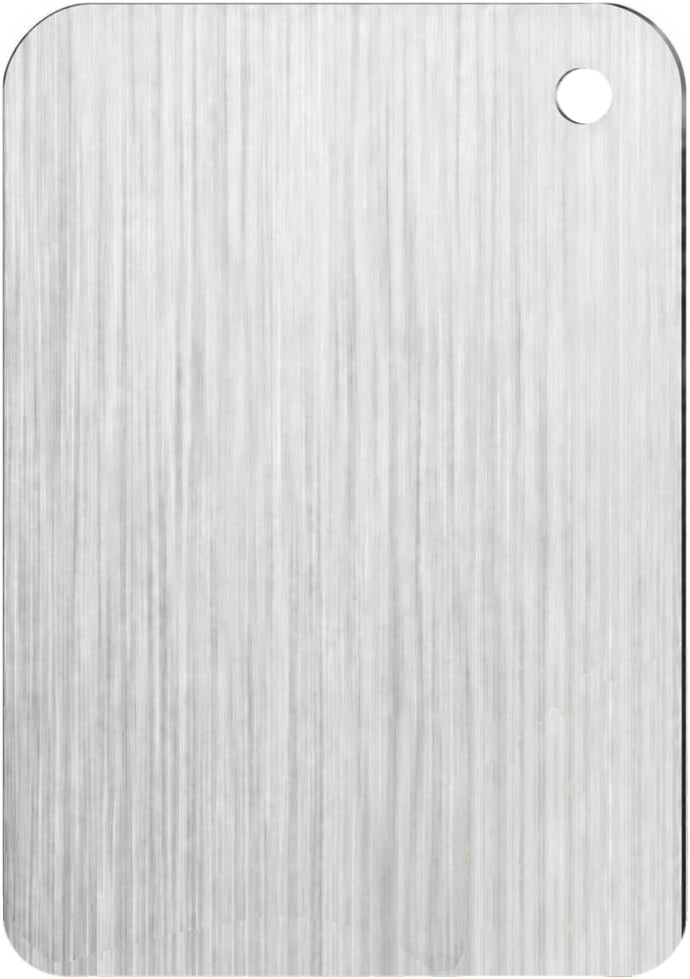
#> input picture campaign/katori-titanium/source/campaign-s/assets/board_cutout.png, 690 x 979 px, found by its file name
$ python make_size_boards.py ../campaign-s/assets/board_cutout.png
#> lines starting #> are read from the running program, lines starting #| are printed output that depends on the picture
"""Build true-proportion board cut-outs for each size from the real board's brushed texture.

Sizes from the Amazon listing (B0HJR2HCQC):
  S  = 8 x 11.5 in, round hanging hole        (the real cut-out is used as-is)
  L  = 9 x 13.5 in, rectangular handle slot
  XL = 11 x 15.5 in, rectangular handle slot
  XXL = 12 x 18 in (listing B0HFC5JFW7), rectangular handle slot like L/XL
All boards are written at the same scale (PPI px per inch) so they compare correctly.

Usage: make_size_boards.py <assets_dir>   (expects board_cutout.png from cutout_board.py)
"""
import sys
import numpy as np
from PIL import Image, ImageDraw, ImageFilter

A = sys.argv[1]
PPI = 80
S_IN = (8.0, 11.5)

s_cut = Image.open(f"{A}/board_cutout.png").convert("RGBA")
#> s_cut is the input picture: PIL image 690x979 RGBA; mean R, G, B, A 215.3, 215.1, 214.9, 249.1
# S at common scale
s_w, s_h = round(S_IN[0] * PPI), round(S_IN[1] * PPI)
s_img = s_cut.resize((s_w, s_h), Image.LANCZOS)
a = s_img.getchannel("A").filter(ImageFilter.MinFilter(5)).filter(ImageFilter.GaussianBlur(0.8))  # drop white fringe
s_img.putalpha(a)
s_img.save(f"{A}/board_S.png")

# clean texture region of the real board (no hole, no edges): x 25-655, y 140-950 of the cut-out
tex = np.array(s_cut.convert("RGB"))[140:950, 25:655]
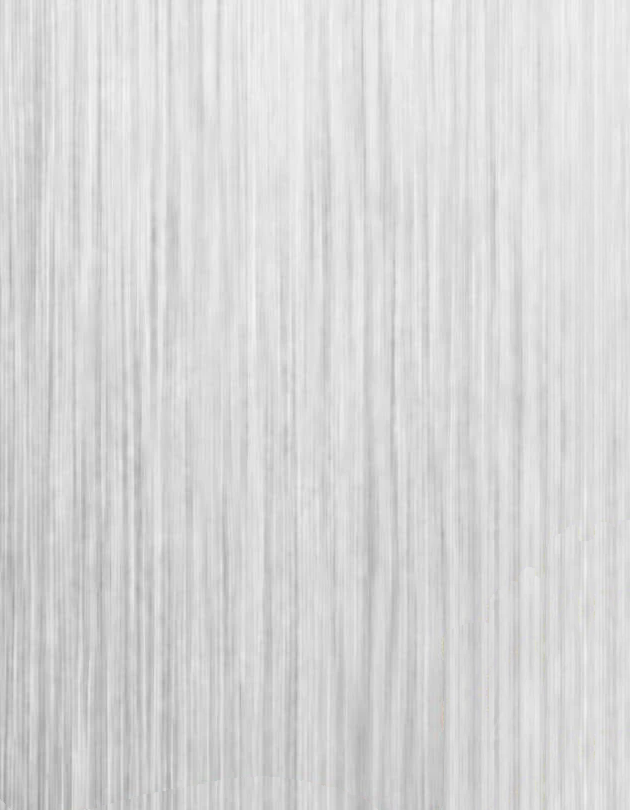
#> tex: shape (810, 630, 3); mean R, G, B 215.3, 215.3, 215.2


def slot_board(w_in, h_in, name):
#> called with w_in = 9, h_in = 13.5, name = 'L'
    W, H = round(w_in * PPI), round(h_in * PPI)
    # vertical grain -> resize keeps the brushed look; tile horizontally if wider than source
    reps = int(np.ceil(W / tex.shape[1]))
#> reps = 2
    wide = np.concatenate([tex if i % 2 == 0 else tex[:, ::-1] for i in range(reps)], axis=1)
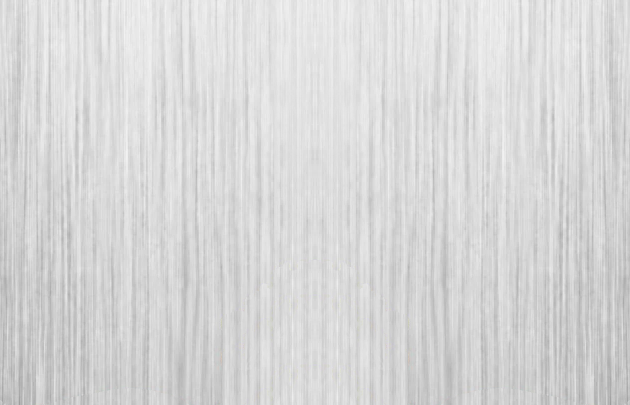
#> wide: shape (810, 1260, 3) (shown at 1/2 size); mean R, G, B 215.3, 215.3, 215.2
    img = Image.fromarray(wide).resize((W * wide.shape[1] // (tex.shape[1] * reps) if reps == 1 else W, H), Image.LANCZOS)
    img = img.resize((W, H), Image.LANCZOS)
    arr = np.array(img).astype(np.float32)
    # soft vertical light falloff like the real photo
    y = np.linspace(0, 1, H)[:, None, None]
    arr = arr * (1.03 - 0.06 * y)
    mask = Image.new("L", (W, H), 0)
#> mask: PIL image 720x1080 L; every value is 0
    d = ImageDraw.Draw(mask)
    d.rounded_rectangle([0, 0, W - 1, H - 1], radius=round(W * 0.085), fill=255)
    sw, sh = round(W * 0.34), round(H * 0.062)       # handle slot like the real L/XL boards
    sx, sy = (W - sw) // 2, round(H * 0.045)
    d.rounded_rectangle([sx, sy, sx + sw, sy + sh], radius=sh // 2, fill=0)
    mask = mask.filter(ImageFilter.GaussianBlur(0.9))
    # thin darker edge line like the real board's rim
    edge = np.array(mask.filter(ImageFilter.FIND_EDGES)).astype(np.float32)[..., None] / 255
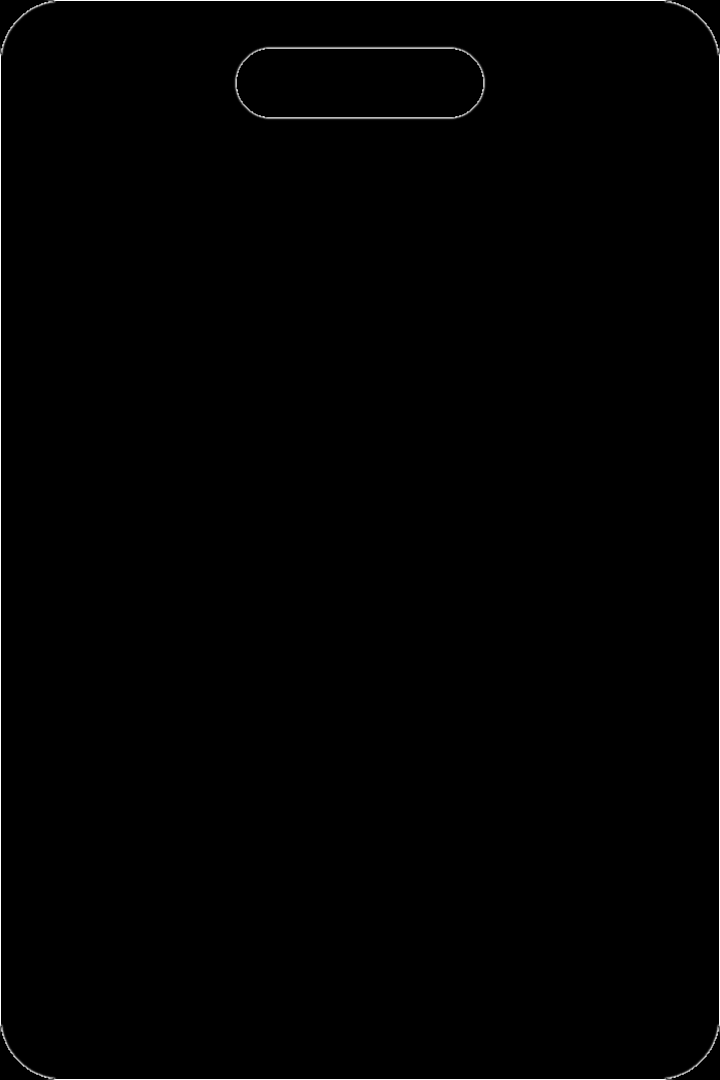
#> edge: shape (1080, 720, 1) float32; min 0, max 1, mean 0.00563
    arr = arr * (1 - 0.35 * edge)
    rgba = np.dstack([arr.clip(0, 255), np.array(mask, dtype=np.float32)]).astype(np.uint8)
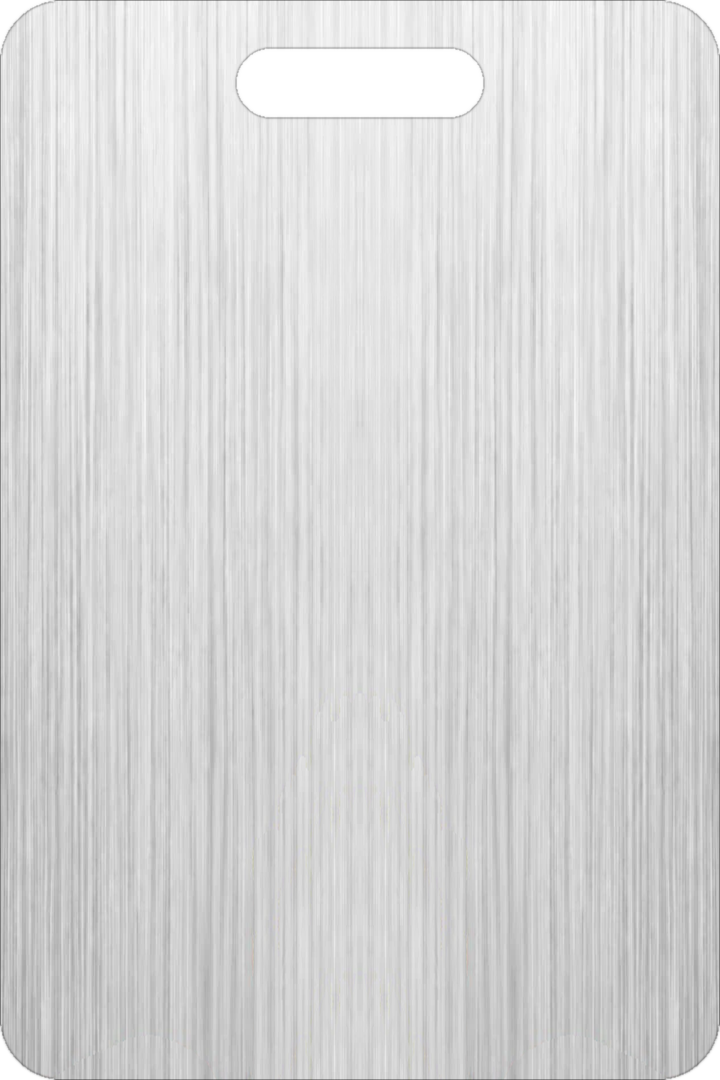
#> rgba: shape (1080, 720, 4); mean R, G, B, A 214.5, 214.5, 214.4, 248.8; transparent parts drawn white
    Image.fromarray(rgba, "RGBA").save(f"{A}/board_{name}.png")
    print(name, W, H)


slot_board(9.0, 13.5, "L")
slot_board(11.0, 15.5, "XL")
#> call 2 of slot_board, with w_in = 11, h_in = 15.5, name = 'XL'
#> in slot_board (call 2), `mask = Image.new("L", (W, H), 0)`: mask: PIL image 880x1240 L; every value is 0
#> in slot_board (call 2), `mask = mask.filter(ImageFilter.GaussianBlur(0.9))`:
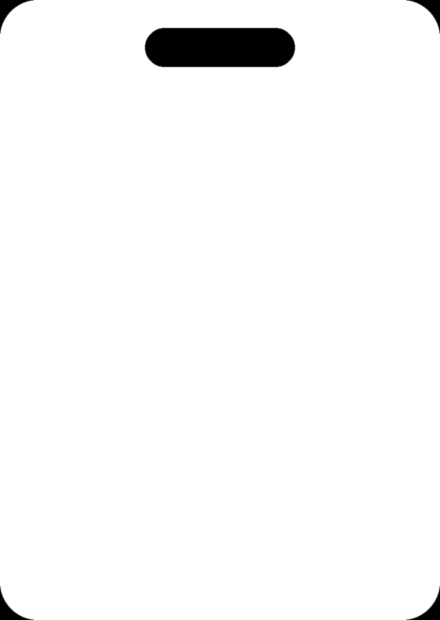
#> mask: PIL image 880x1240 L (shown at 1/2 size); min 0, max 255, mean 248.7
#> in slot_board (call 2), `edge = np.array(mask.filter(ImageFilter.FIND_EDGES)).astype(np.float32..`:
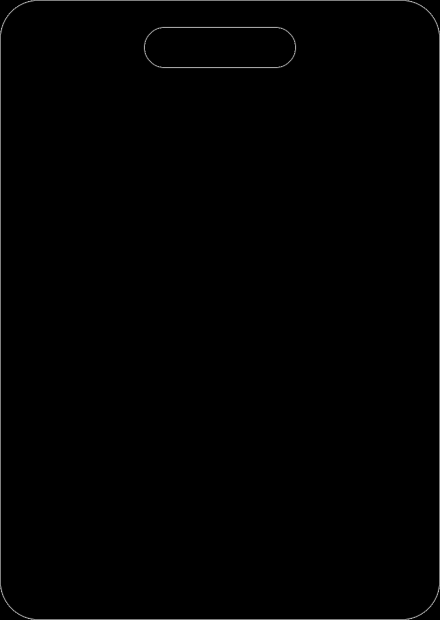
#> edge: shape (1240, 880, 1) float32 (shown at 1/2 size); min 0, max 1, mean 0.00475
#> in slot_board (call 2), `rgba = np.dstack([arr.clip(0, 255), np.array(mask, dtype=np.float32)])..`:
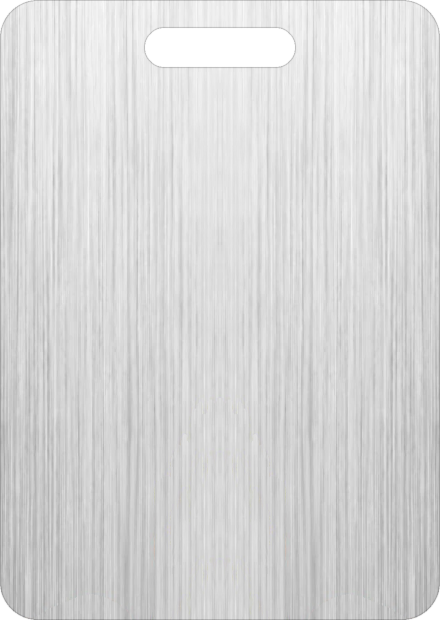
#> rgba: shape (1240, 880, 4) (shown at 1/2 size); mean R, G, B, A 214.5, 214.5, 214.5, 248.7; transparent parts drawn white
slot_board(12.0, 18.0, "XXL")
#> in slot_board (call 3), `mask = Image.new("L", (W, H), 0)`: mask: PIL image 960x1440 L; every value is 0
print("S", s_w, s_h)
